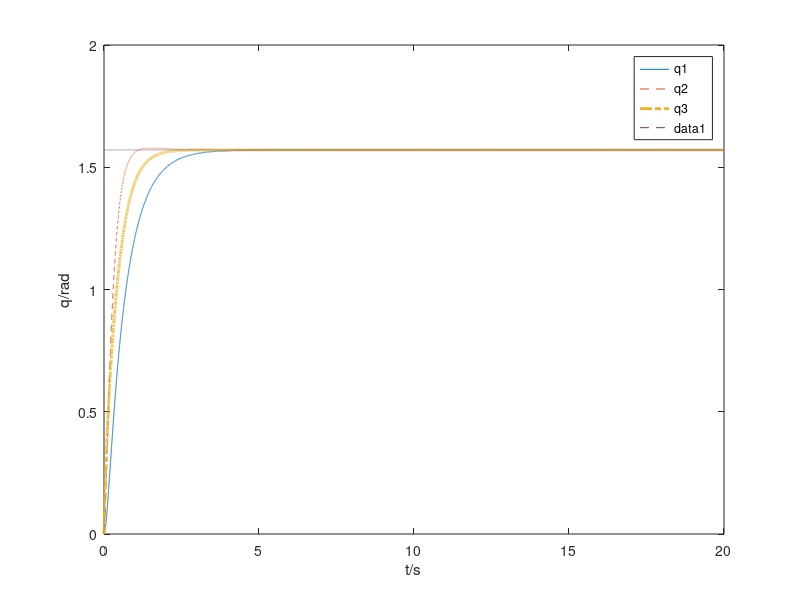

The MATLAB source for this figure:
function main_puma_pdg 
[t,x] = ode45(@puma_pdg,0:0.001:20,[0 0 0 0 0 0]);

plot(t,x(:,1),'-',t,x(:,2),'--',t,x(:,3),'-.','linewidth',2);
legend('q1','q2','q3');
hold on
plot(t,pi*ones(1,length(t))/2,'--');
xlabel('t/s'),ylabel('q/rad');
hold off 
end

function xdot = puma_pdg(~,q)
xdot = zeros(6,1);
qd = [pi/2; pi/2; pi/2];

A = [500 0 0; 0 180 0; 0 0 50];
B = [350 0 0; 0 50 0; 0 0 20];
tau = -A*([q(1);q(2);q(3)]-[qd(1);qd(2);qd(3)])-B*[q(4);q(5);q(6)];

xdot(1) = q(4);
xdot(2) = q(5);
xdot(3) = q(6);

H = [22+0.9*cos(q(2))*cos(q(2)), 1.17+1.92*sin(q(2)), -0.3*cos(q(2)+q(3));
    1.17+1.92*sin(q(2)), 1.66, -0.29;
    -0.3*cos(q(2)+q(3)), -0.29, 0.11];
xdot(4:6) = H\(-...
    [-1.8*cos(q(2))*sin(q(2))*q(4)*q(5)+1.92*cos(q(2))*q(5)*q(5)+0.3*sin(q(2)+q(3))*(q(5)+q(6))*q(6);
    0.9*sin(q(2))*cos(q(2))*q(4)*q(4)-0.3*sin(q(2)+q(3))*q(4)*q(6);
    0.3*sin(q(2)+q(3))*q(4)*q(5)]+tau);
    
end